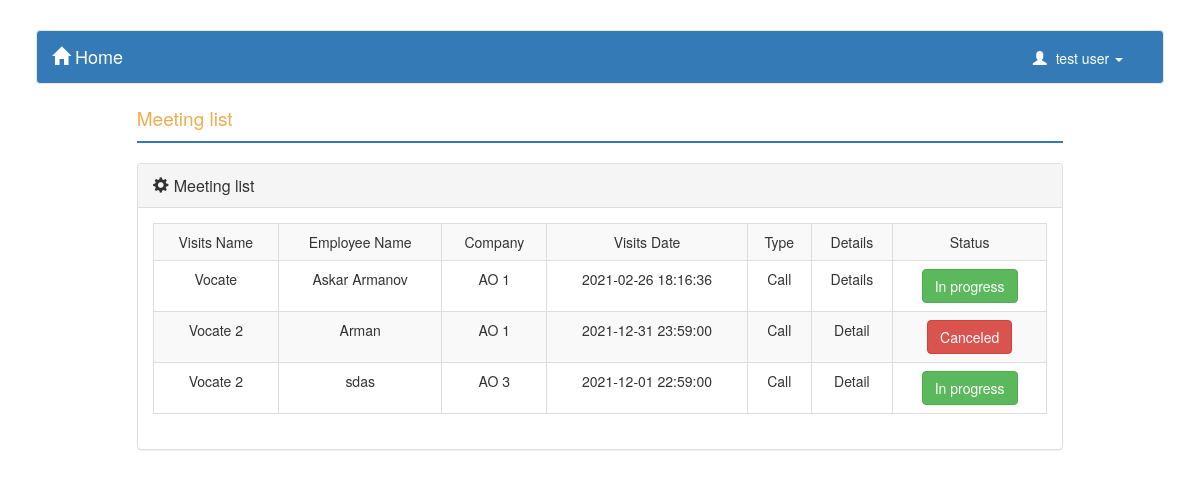
Page /online_editor.php (signed in) on the committed database.
### tables this page shows
CREATE TABLE IF NOT EXISTS `users` (
  `user_id` int(11) NOT NULL AUTO_INCREMENT,
  `email` varchar(50) NOT NULL,
  `password` varchar(100) NOT NULL,
  `full_name` varchar(200) NOT NULL,
  `status` int(11) NOT NULL,
  PRIMARY KEY (`user_id`)
);

CREATE TABLE IF NOT EXISTS `visits` (
  `visit_id` int(11) NOT NULL AUTO_INCREMENT,
  `visits_name` varchar(200) NOT NULL,
  `status` int(11) NOT NULL,
  `type` int(11) NOT NULL,
  `employee_name` varchar(200) NOT NULL,
  `details` varchar(200) NOT NULL,
  `visits_date` datetime NOT NULL,
  `company_id` int(11) NOT NULL,
  PRIMARY KEY (`visit_id`)
);

CREATE TABLE IF NOT EXISTS `companies` (
  `company_id` int(11) NOT NULL AUTO_INCREMENT,
  `company_name` varchar(200) NOT NULL,
  `addres` varchar(200) NOT NULL,
  `phone_number` varchar(20) NOT NULL,
  `email` varchar(50) NOT NULL,
  `category_id` int(11) NOT NULL,
  PRIMARY KEY (`company_id`)
);

### www/content.php (the view, shortened to what this page needs)
<table style="width: 80%" align="center">
    <tr>
        <td>
           <div class="panel panel-default">
  <div class="panel-heading"><span class="glyphicon glyphicon-cog" style="padding-right: 5px;"></span>Meeting list</div>
  <div class="panel-body">
  <table class='table table-striped table table-bordered'>
      <tr>
            <td align="center">Visits Name</td>
            <td align="center">Employee Name</td>
            <td align="center">Company</td>
            <td align="center">Visits Date</td>
            <td align="center">Type</td>
            <td align="center">Details</td>
            <td align="center">Status</td>
      </tr>
        <?php
            $visits=mysql_query("SELECT * FROM visits JOIN  companies ON companies.company_id = visits.company_id");
            while($res_visits=mysql_fetch_array($visits)){
            echo "<tr><td align='center'>".iconv('Windows-1251', 'UTF-8', $res_visits['visits_name'])."</td>";
            echo "<td align='center'>".iconv('Windows-1251', 'UTF-8', $res_visits['employee_name'])."</td>";
            echo "<td align='center'>".iconv('Windows-1251', 'UTF-8', $res_visits['company_name'])."</td>";
            echo "<td align='center'>".iconv('Windows-1251', 'UTF-8', $res_visits['visits_date'])."</td>";
            if($res_visits['type']==0){
                ?>
               <td align='center'>Call</td>
               <?php
               }
               else {
                   ?>
               <td align='center'>Meet</td>
               <?php
               }
            echo "<td align='center'>".iconv('Windows-1251', 'UTF-8', $res_visits['details'])."</td>";
            if($res_visits['status']==0){
                 ?>
                <td align='center'><button type="button" class="btn btn-success">In progress</button></td>
                <?php
                }
            elseif ($res_visits['status']==1){
                    ?>
                <td align='center'><button type="button" class="btn btn-primary">Completed</button></td>
                <?php
                }
                else {
                    ?>
                <td align='center'><button type="button" class="btn btn-danger">Canceled</button></td>
                <?php
                }
                }
                ?>
        </table>
    </div>
</div>

### www/header.php (shortened to what this page needs)
<div class="container" style="padding-top: 30px;">
<nav class="navbar navbar-default">
    <div class="container-fluid">
    <div class="navbar-header">
    <a class="navbar-brand " href="index.php"><span class="glyphicon glyphicon-home" style="padding-right: 5px;"></span>Home</a>
    </div>
    <div class="collapse navbar-collapse" id="bs-example-navbar-collapse-1">
        <ul class="nav navbar-nav navbar-right" style="padding-right: 10px;">
        <li class="dropdown">
          <a href="#" class="dropdown-toggle" data-toggle="dropdown" role="button" aria-haspopup="true" aria-expanded="false"><span class="glyphicon glyphicon-user" style="padding-right: 5px;"></span>
              <?php
              if($row['full_name']=="")
              {
                  echo "Guest<span class='caret'></span></a>";
              }
              else
              {
                  echo $row['full_name'];
                  ?>
              <span class="caret"></span></a>
              <?php
              }
               ?>
        </li>
      </ul>
    </div>
  </div>
</nav>
</div>

### www/css/style.css (style rules this page uses)
.navbar-default { background-color:#337ab7; }
.navbar-default .navbar-brand { color:#fff; }
.navbar-default .navbar-nav > li > a { color:#fff; }
.table { font-size: 14px; }
.navbar-nav > li > a { padding-top:17px; }

### rows in the picture
users: full_name "test user"
visits: visits_name "Vocate", employee_name "Askar Armanov", company.company_name "AO 1", visits_date "2021-02-26 18:16:36", type "Call", details "Details", status "In progress"
visits: visits_name "Vocate 2", employee_name "Arman", company.company_name "AO 1", visits_date "2021-12-31 23:59:00", type "Call", details "Detail", status "Canceled"
visits: visits_name "Vocate 2", employee_name "sdas", company.company_name "AO 3", visits_date "2021-12-01 22:59:00", type "Call", details "Detail", status "In progress"
